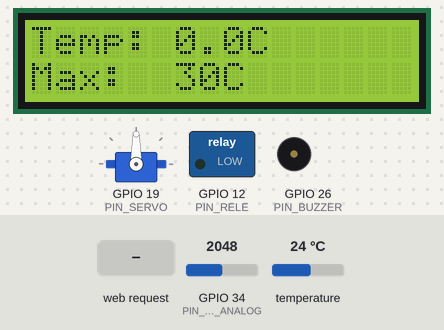
Simulated run of this sketch. Board: ESP32. Shown: servo, 16×2 character LCD, switched loads named in the sketch (green lamp = pin HIGH), buzzer (waves = sounding). Inputs (shaded band) come from the test bench; at power-on: temperature 24 °C, GPIO 34 (PIN_LDR_ANALOG) = 2048. WiFi joins after 1.5 s; servers stay silent unless stated; storage starts empty; pins used as bus, display or sensor lines are not drawn; what the sketch prints to the serial monitor is not drawn.

Above: at 2.8 s.
2.9 s: temperature set to 29.4 °C
At 6.8 s:
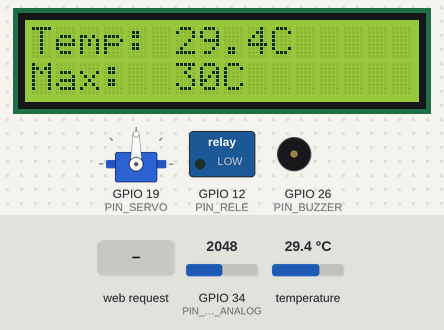
7.2 s: temperature set to 30.5 °C
At 8.6 s:
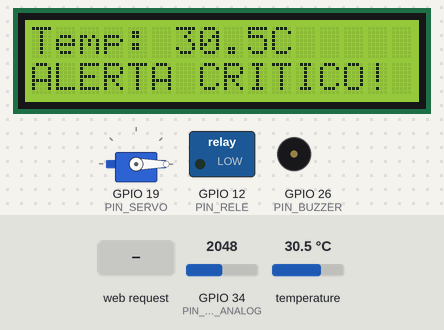
10.5 s: HTTP request GET /setTemp?val=0 received
At 13.0 s:
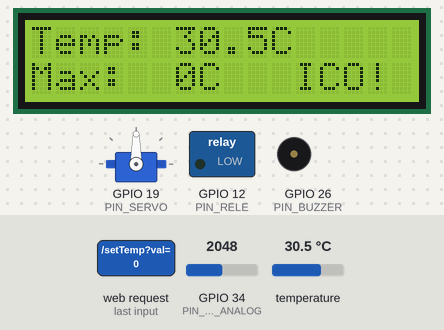
13.3 s: HTTP request GET /setTemp?val=120 received
At 14.4 s:
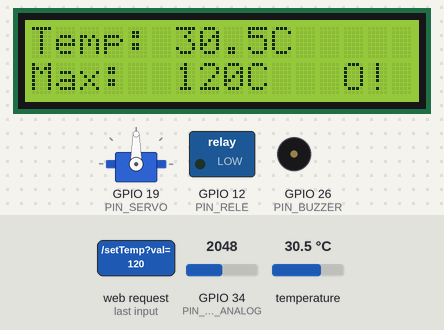
15.3 s: HTTP request GET /setTemp?val=1 received
At 16.55 s:
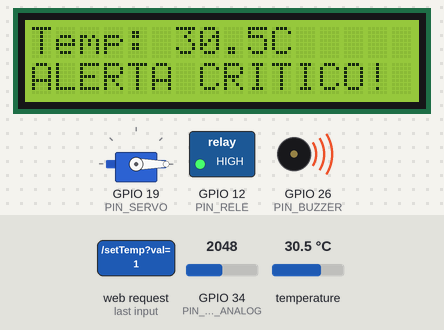
17.3 s: temperature set to 1.2 °C
At 20.0 s:
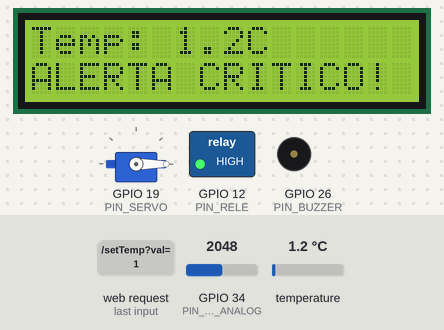
21.4 s: temperature set to 0.9 °C
Timing chart, 0 to 24.6 s (numbered marks = the images above; inputs shaded):
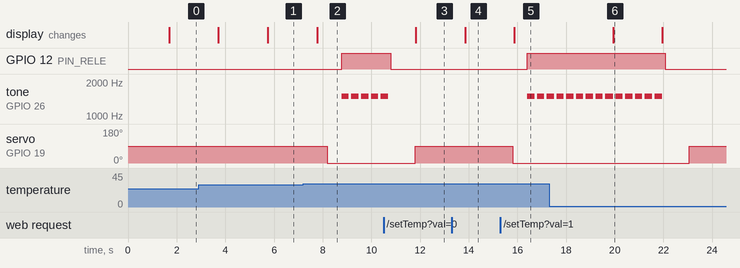

Measured:
- the behaviour switches between 30 and 30.1 °C on temperature (found by bisection; images 1 and 2)
- after the input at 2.9 s, the display: first differs from a run without the input after 2.8 s (image 1)
- after the input at 7.2 s, GPIO 12 (PIN_RELE): LOW → HIGH after 1.6 s; tone on GPIO 26 (PIN_BUZZER): alternates 1500 Hz for 0.30 s and silent for 0.10 s, starting after 1.6 s; servo on GPIO 19 (PIN_SERVO): 90° → 0° after 0.98 s; the display: changes after 0.57 s (image 2)
- after the input at 10.5 s, GPIO 12 (PIN_RELE): HIGH → LOW after 0.30 s; tone on GPIO 26 (PIN_BUZZER): goes on until 10.7 s, then stays silent; servo on GPIO 19 (PIN_SERVO): 0° → 90° after 1.3 s; the display: changes after 1.3 s (image 3)
- after the input at 13.3 s, the display: changes after 0.55 s (image 4)
- after the input at 15.3 s, GPIO 12 (PIN_RELE): LOW → HIGH after 1.1 s; tone on GPIO 26 (PIN_BUZZER): alternates 1500 Hz for 0.30 s and silent for 0.10 s, starting after 1.1 s; servo on GPIO 19 (PIN_SERVO): 90° → 0° after 0.51 s; the display: changes after 0.58 s (image 5)
- after the input at 17.3 s, the display: changes after 2.6 s (image 6)
- after the input at 21.4 s, GPIO 12 (PIN_RELE): HIGH → LOW after 0.67 s; tone on GPIO 26 (PIN_BUZZER): goes on until 22.0 s, then stays silent; servo on GPIO 19 (PIN_SERVO): 0° → 90° after 1.7 s

The sketch:

GestorDeEstresse.ino
```cpp
/**
 * Projeto: Sistema Ciberfisico de Monitoramento Termico (TDE)
 * Disciplina: Performance em Sistemas Ciberfisicos (PUCPR)
 * Autor: João Pedro Gadens Mosson
 * Versão Final: Sem Alertas de LDR, Luminosidade em Porcentagem e 12 Cards de Performance
 */

#include <WiFi.h>
#include <ESPAsyncWebServer.h>
#include <OneWire.h>
#include <DallasTemperature.h>
#include <LiquidCrystal_I2C.h>
#include <ArduinoJson.h>
#include <ESP32Servo.h>
#include <LittleFS.h>

const char *ssid = "joao";
const char *password = "jjjhhhmmm";

#define SENSOR_PIN 4
#define PIN_RELE 12
#define PIN_BUZZER 26
#define PIN_SERVO 19
#define PIN_LDR_ANALOG 34

OneWire oneWire(SENSOR_PIN);
DallasTemperature sensors(&oneWire);
LiquidCrystal_I2C lcd(0x27, 16, 2);
AsyncWebServer server(80);
Servo escotilha;

float tempAtual = 0.0;
float tempMax = 30.0;
int rawLDR = 0;
volatile unsigned long hw_uptime_seconds = 0;

bool sistemaAtivo = false;
bool last_alarme_termico = false;

TaskHandle_t TaskSensorHandle;
TaskHandle_t TaskControlHandle;
TaskHandle_t TaskDisplayHandle;
TaskHandle_t TaskSegurancaHandle;

hw_timer_t *timer = NULL;
portMUX_TYPE timerMux = portMUX_INITIALIZER_UNLOCKED;

void IRAM_ATTR onTimer() {
  portENTER_CRITICAL_ISR(&timerMux);
  hw_uptime_seconds++;
  portEXIT_CRITICAL_ISR(&timerMux);
}

void logEvent(String tipo, String mensagem) {
  File f = LittleFS.open("/logs.csv", "a");
  if (f) {
    f.printf("%lu,%s,%s,%.1f,%d\n", hw_uptime_seconds, tipo.c_str(), mensagem.c_str(), tempAtual, rawLDR);
    f.close();
  }
}

// O BLOCO HTML COMEÇA AQUI
const char index_html[] PROGMEM = R"=====(
<!DOCTYPE HTML><html>
<head>
  <meta charset="UTF-8">
  <meta name="viewport" content="width=device-width, initial-scale=1">
  <title>TDE - Performance Mosson</title>
  <script src="https://cdn.jsdelivr.net/npm/chart.js"></script>
  <style>
    :root { --primary: #2c3e50; --success: #2e7d32; --danger: #c62828; --warning: #f39c12; --bg: #f4f7f6; }
    body { font-family: 'Segoe UI', Tahoma, sans-serif; background: var(--bg); color: #333; margin: 0; padding: 20px; }
    .header { text-align: center; margin-bottom: 20px; }
    .tabs { display: flex; justify-content: center; gap: 10px; margin-bottom: 20px; flex-wrap: wrap;}
    .tab-btn { padding: 10px 20px; border: none; background: #ddd; border-radius: 5px; cursor: pointer; font-weight: bold; transition: 0.3s; }
    .tab-btn.active { background: var(--primary); color: white; }
    .tab-content { display: none; background: white; padding: 20px; border-radius: 10px; box-shadow: 0 4px 15px rgba(0,0,0,0.1); max-width: 1000px; margin: 0 auto; }
    .tab-content.active { display: block; }
    .grid { display: grid; grid-template-columns: repeat(auto-fit, minmax(200px, 1fr)); gap: 15px; text-align: center; }
    .card { padding: 15px; border-radius: 10px; background: #f9f9f9; border: 1px solid #eee; }
    .temp-value { font-size: 2.5rem; font-weight: bold; color: var(--primary); margin-top: 10px;}
    .status { padding: 10px; border-radius: 5px; font-weight: bold; margin-top: 10px; }
    .normal { background: #e8f5e9; color: var(--success); }
    .alerta { background: #ffebee; color: var(--danger); animation: blink 1s infinite; }
    .chart-container { position: relative; height: 250px; width: 100%; margin-top: 20px; border: 1px solid #ddd; border-radius: 10px; padding: 10px; background: white;}
    input[type=number] { padding: 8px; border: 1px solid #ccc; border-radius: 4px; width: 80px; font-weight:bold; }
    .btn-action { padding: 8px 15px; background: var(--primary); color: white; border: none; border-radius: 4px; cursor: pointer; font-weight:bold; }
    .console-box { background: #1e1e1e; color: #0f0; font-family: monospace; width: 100%; height: 130px; border: none; padding: 10px; border-radius: 5px; resize: none; font-size: 12px; box-sizing: border-box; margin-top: 10px; }
    @keyframes blink { 50% { opacity: 0.7; } }
    .team-list { list-style-type: square; padding-left: 20px; text-align: left; margin: 10px 0; }
    .team-list li { margin-bottom: 5px; }
  </style>
</head>
<body>
  <div class="header"><h1>Painel Ciberfísico - ESP32</h1></div>

  <div class="tabs">
    <button class="tab-btn active" onclick="openTab('monitor')">Monitoramento</button>
    <button class="tab-btn" onclick="openTab('stats')">Análise de Recursos</button>
    <button class="tab-btn" onclick="openTab('logs')">Sistema de Logs</button>
    <button class="tab-btn" onclick="openTab('about')">Sobre</button>
  </div>

  <div id="monitor" class="tab-content active">
    <div class="grid">
      <div class="card">
        <h3>Temperatura</h3>
        <div id="temp-box" class="temp-value" style="font-size: 3rem;"><span id="valor">--</span>°C</div>
        <p style="margin-bottom: 5px;">Limite Setado: <strong><span id="limite">--</span>°C</strong></p>
        <div style="margin-top:10px;">
          <input type="number" id="novoLimite" step="0.5" placeholder="Ex: 30.5">
          <button class="btn-action" onclick="setLimit()">Salvar</button>
        </div>
      </div>
      <div class="card">
        <h3>Status Térmico</h3>
        <div id="status-box" class="status normal">SISTEMA ESTÁVEL</div>
        <p>Ventoinha: <span id="rele-status">Desligada</span></p>
        <p>Escotilha: <span id="servo-status">Fechada</span></p>
      </div>
      <div class="card">
        <h3>Luminosidade (LDR)</h3>
        <div class="temp-value" style="font-size: 3rem; color: var(--warning);"><span id="luz-porcento">--</span>%</div>
        <p>Leitura ADC Bruta: <strong><span id="luz-status">--</span></strong></p>
      </div>
    </div>

    <div class="chart-container"><canvas id="tempChart"></canvas></div>
    <div class="chart-container"><canvas id="luzChart"></canvas></div>
  </div>

  <div id="stats" class="tab-content">
    <h2>Métricas de Desempenho e Hardware</h2>
    <div class="grid" style="grid-template-columns: repeat(auto-fit, minmax(180px, 1fr));">
      <div class="card"><h4 style="margin:0;">RAM Total</h4><div class="temp-value"><span id="total-heap">--</span> KB</div></div>
      <div class="card"><h4 style="margin:0;">RAM Livre</h4><div class="temp-value"><span id="heap">--</span> KB</div></div>
      <div class="card"><h4 style="margin:0;">Pico (Min RAM)</h4><div class="temp-value"><span id="min-heap">--</span> KB</div></div>
      <div class="card"><h4 style="margin:0;">Espaço Livre Prog.</h4><div class="temp-value"><span id="sketch">--</span> KB</div></div>
      <div class="card"><h4 style="margin:0;">Memória Flash</h4><div class="temp-value"><span id="flash">--</span> MB</div></div>
      <div class="card"><h4 style="margin:0;">Modelo do Chip</h4><div style="font-size: 1.6rem; font-weight: bold; color: var(--primary); margin-top: 15px;"><span id="model">--</span></div></div>
      <div class="card"><h4 style="margin:0;">Núcleos CPU</h4><div class="temp-value"><span id="cores">--</span></div></div>
      <div class="card"><h4 style="margin:0;">Freq. CPU</h4><div class="temp-value"><span id="cpu">--</span> MHz</div></div>
      <div class="card"><h4 style="margin:0;">Sinal Wi-Fi (RSSI)</h4><div class="temp-value"><span id="rssi">--</span> dBm</div></div>
      <div class="card"><h4 style="margin:0;">Uptime</h4><div class="temp-value"><span id="uptime">--</span> s</div></div>
      <div class="card"><h4 style="margin:0;">Tasks (FreeRTOS)</h4><div class="temp-value"><span id="tasks">--</span></div></div>
      <div class="card"><h4 style="margin:0;">Prio. Aplicação</h4><div style="font-size: 1.2rem; font-weight: bold; color: var(--primary); margin-top: 15px;"><span id="prio">--</span></div></div>
    </div>
  </div>

  <div id="logs" class="tab-content">
    <div class="card" style="text-align:center; padding:20px; margin-bottom: 20px; background: #e8f4f8;">
        <h3>💾 Exportação de Histórico (LittleFS)</h3>
        <p>O sistema grava intercorrências na memória Flash interna. Faça o download para auditoria.</p>
        <a href="/logs.csv" download>
          <button class="btn-action" style="font-size:1.1rem; padding: 10px 20px; margin-top: 10px;">📥 Baixar Histórico (.CSV)</button>
        </a>
    </div>

    <h2>Console em Tempo Real</h2>
    <div class="grid">
      <div class="card" style="padding: 10px;">
        <h4 style="margin:0;">[DS18B20] Sensor Térmico</h4>
        <textarea id="log-temp" class="console-box" readonly></textarea>
      </div>
      <div class="card" style="padding: 10px;">
        <h4 style="margin:0;">[LDR] Sensor Óptico</h4>
        <textarea id="log-ldr" class="console-box" readonly></textarea>
      </div>
      <div class="card" style="padding: 10px;">
        <h4 style="margin:0;">[SERVO] Escotilha</h4>
        <textarea id="log-servo" class="console-box" readonly></textarea>
      </div>
      <div class="card" style="padding: 10px;">
        <h4 style="margin:0;">[RELÉ] Ventoinha</h4>
        <textarea id="log-rele" class="console-box" readonly></textarea>
      </div>
    </div>
  </div>

  <div id="about" class="tab-content">
    <h2>Informações Acadêmicas</h2>
    <ul>
      <li><strong>Instituição:</strong> PUCPR</li>
      <li><strong>Curso:</strong> Engenharia de Software</li>
      <li><strong>Repositório:</strong> <a href="https://github.com/jpgmosson/GestorDeEstresse" target="_blank" style="color: var(--primary); font-weight: bold;">Acessar GitHub do Projeto</a></li>
      <li><strong>Equipe de Desenvolvimento:</strong>
        <ul class="team-list">
          <li>João Pedro Gadens Mosson</li>
          <li>João Pedro Magri Pozzan</li>
          <li>Eduardo Skoroboatei Gomes</li>
          <li>André Murilo Pinz Gomes</li>
          <li>Nicole Harumi Futikami</li>
        </ul>
      </li>
    </ul>
  </div>

  <script>
    const openTab = (tabId) => {
      document.querySelectorAll('.tab-content').forEach(tab => tab.classList.remove('active'));
      document.querySelectorAll('.tab-btn').forEach(btn => btn.classList.remove('active'));
      document.getElementById(tabId).classList.add('active');
      event.currentTarget.classList.add('active');
    };

    const setLimit = () => {
      const v = document.getElementById('novoLimite').value;
      if(v && v > 0) {
        fetch('/setTemp?val=' + v).then(res => {
          if(res.ok) { alert('Novo limite térmico salvo na Flash com sucesso!'); document.getElementById('novoLimite').value='';}
        });
      }
    };

    const ctxTemp = document.getElementById('tempChart').getContext('2d');
    const tempChart = new Chart(ctxTemp, { type: 'line', data: { labels: [], datasets: [{ label: 'Temperatura (°C)', borderColor: '#2c3e50', backgroundColor: 'rgba(44, 62, 80, 0.2)', data: [], fill: true, tension: 0.4 }] }, options: { responsive: true, maintainAspectRatio: false } });

    const ctxLuz = document.getElementById('luzChart').getContext('2d');
    const luzChart = new Chart(ctxLuz, { type: 'line', data: { labels: [], datasets: [{ label: 'Luminosidade (ADC Bruto)', borderColor: '#f39c12', backgroundColor: 'rgba(243, 156, 18, 0.2)', data: [], fill: true, tension: 0.4 }] }, options: { responsive: true, maintainAspectRatio: false } });

    setInterval(() => {
      fetch('/data').then(res => res.json()).then(json => {
        document.getElementById("valor").innerHTML = json.temp.toFixed(1);
        document.getElementById("limite").innerHTML = json.max.toFixed(1);
        document.getElementById("luz-status").innerHTML = json.rawLDR;

        // Converte escala invertida do LDR para porcentagem (0% escuro absoluto, 100% luz extrema)
        let luzPct = Math.round(((4095 - json.rawLDR) / 4095) * 100);
        if(luzPct < 0) luzPct = 0;
        if(luzPct > 100) luzPct = 100;
        document.getElementById("luz-porcento").innerHTML = luzPct;

        let stRele = "Desligada";
        let stServo = "Fechada";

        if(json.temp > json.max) {
          document.getElementById("status-box").innerHTML = "ALERTA TÉRMICO!";
          document.getElementById("status-box").className = "status alerta";
          document.getElementById("rele-status").innerHTML = "<strong>LIGADA</strong>";
          document.getElementById("servo-status").innerHTML = "<strong>Aberta (0°)</strong>";
          stRele = "Ligada";
          stServo = "Aberta";
        } else {
          document.getElementById("status-box").innerHTML = "SISTEMA ESTÁVEL";
          document.getElementById("status-box").className = "status normal";
          document.getElementById("rele-status").innerHTML = "Desligada";
          document.getElementById("servo-status").innerHTML = "Fechada (90°)";
        }

        const now = new Date();
        const timeLabel = now.getHours() + ':' + now.getMinutes() + ':' + now.getSeconds();

        const logT = document.getElementById('log-temp');
        logT.value += `[${timeLabel}] Leitura: ${json.temp.toFixed(1)}°C\n`;
        logT.scrollTop = logT.scrollHeight;

        const logL = document.getElementById('log-ldr');
        logL.value += `[${timeLabel}] ADC: ${json.rawLDR} | Intensidade: ${luzPct}%\n`;
        logL.scrollTop = logL.scrollHeight;

        const logS = document.getElementById('log-servo');
        logS.value += `[${timeLabel}] Posição: ${stServo}\n`;
        logS.scrollTop = logS.scrollHeight;

        const logR = document.getElementById('log-rele');
        logR.value += `[${timeLabel}] Status: ${stRele}\n`;
        logR.scrollTop = logR.scrollHeight;

        if(tempChart.data.labels.length > 15) { tempChart.data.labels.shift(); tempChart.data.datasets[0].data.shift(); }
        tempChart.data.labels.push(timeLabel);
        tempChart.data.datasets[0].data.push(json.temp);
        tempChart.update();

        if(luzChart.data.labels.length > 15) { luzChart.data.labels.shift(); luzChart.data.datasets[0].data.shift(); }
        luzChart.data.labels.push(timeLabel);
        luzChart.data.datasets[0].data.push(json.rawLDR);
        luzChart.update();
      });

      fetch('/stats').then(res => res.json()).then(json => {
        document.getElementById("total-heap").innerHTML = (json.total_heap / 1024).toFixed(1);
        document.getElementById("heap").innerHTML = (json.heap / 1024).toFixed(1);
        document.getElementById("min-heap").innerHTML = (json.min_heap / 1024).toFixed(1);
        document.getElementById("cpu").innerHTML = json.cpu;
        document.getElementById("cores").innerHTML = json.cores;
        document.getElementById("model").innerHTML = json.model;
        document.getElementById("uptime").innerHTML = json.uptime;
        document.getElementById("tasks").innerHTML = json.tasks;
        document.getElementById("prio").innerHTML = json.prio_app;
        document.getElementById("flash").innerHTML = (json.flash / 1048576).toFixed(1);
        document.getElementById("sketch").innerHTML = (json.sketch / 1024).toFixed(1);
        document.getElementById("rssi").innerHTML = json.rssi;
      });
    }, 2000);
  </script>
</body></html>
)=====";
// O BLOCO HTML TERMINA AQUI

void TaskSensor(void *pvParameters) {
  for (;;) {
    sensors.requestTemperatures();
    tempAtual = sensors.getTempCByIndex(0);
    vTaskDelay(pdMS_TO_TICKS(1000));
  }
}

void TaskControl(void *pvParameters) {
  for (;;) {
    bool current_alarme_termico = (tempAtual > tempMax && tempMax > 0);

    if (current_alarme_termico && !last_alarme_termico) {
      logEvent("WARNING", "Alerta Termico Acionado");
    } else if (!current_alarme_termico && last_alarme_termico) {
      logEvent("INFO", "Sistema Termico Normalizado");
    }
    last_alarme_termico = current_alarme_termico;

    if (current_alarme_termico) {
      if (!sistemaAtivo) {
        escotilha.write(0);
        vTaskDelay(pdMS_TO_TICKS(600));
        digitalWrite(PIN_RELE, HIGH);
        sistemaAtivo = true;
      }
      tone(PIN_BUZZER, 1500);
      vTaskDelay(pdMS_TO_TICKS(300));
      noTone(PIN_BUZZER);
      digitalWrite(PIN_BUZZER, HIGH);
      vTaskDelay(pdMS_TO_TICKS(100));
    } else {
      if (sistemaAtivo) {
        digitalWrite(PIN_RELE, LOW);
        vTaskDelay(pdMS_TO_TICKS(1000));
        escotilha.write(90);
        sistemaAtivo = false;
      }
      digitalWrite(PIN_RELE, LOW);
      noTone(PIN_BUZZER);
      digitalWrite(PIN_BUZZER, HIGH);
      vTaskDelay(pdMS_TO_TICKS(500));
    }
  }
}

void TaskSeguranca(void *pvParameters) {
  for (;;) {
    // Apenas atualiza a variável continuamente para os gráficos e consoles
    rawLDR = analogRead(PIN_LDR_ANALOG);
    vTaskDelay(pdMS_TO_TICKS(500));
  }
}

void TaskDisplay(void *pvParameters) {
  for (;;) {
    lcd.setCursor(0, 0);
    lcd.print("Temp: ");
    lcd.print(tempAtual, 1);
    lcd.print("C   ");

    lcd.setCursor(0, 1);
    if (tempAtual > tempMax && tempMax > 0) {
      lcd.print("ALERTA CRITICO! ");
    } else {
      lcd.print("Max:  ");
      lcd.print(tempMax, 0);
      lcd.print("C   ");
    }
    vTaskDelay(pdMS_TO_TICKS(2000));
  }
}

void setup() {
  Serial.begin(115200);

  pinMode(PIN_RELE, OUTPUT);
  pinMode(PIN_BUZZER, OUTPUT);
  digitalWrite(PIN_RELE, LOW);
  digitalWrite(PIN_BUZZER, HIGH);

  pinMode(PIN_LDR_ANALOG, INPUT);

  escotilha.setPeriodHertz(50);
  escotilha.attach(PIN_SERVO, 500, 2400);
  escotilha.write(90);

  lcd.init();
  lcd.backlight();
  sensors.begin();

  timer = timerBegin(1000000);
  timerAttachInterrupt(timer, &onTimer);
  timerAlarm(timer, 1000000, true, 0);

  lcd.setCursor(0, 0);
  lcd.print("Iniciando FS...");
  Serial.println("\n[SISTEMA CIBERFISICO - TDE PUCPR]");

  if (!LittleFS.begin(true)) {
    Serial.println("Erro Crítico: Falha ao montar o sistema de arquivos (LittleFS).");
  } else {
    File arquivo = LittleFS.open("/config.txt", "r");
    if (arquivo) {
      tempMax = arquivo.readString().toFloat();
      arquivo.close();
      Serial.println("Limite restaurado da Flash: " + String(tempMax) + "C");
    } else {
      Serial.println("Primeira inicializacao. Usando limite padrao: 30.0C");
    }
  }

  logEvent("INFO", "Sistema Iniciado (Boot)");

  lcd.clear();
  lcd.print("Conectando WiFi");
  WiFi.begin(ssid, password);
  while (WiFi.status() != WL_CONNECTED) {
    vTaskDelay(pdMS_TO_TICKS(500));
    Serial.print(".");
  }

  Serial.println("\nWiFi Conectado!");
  Serial.print("IP para acessar o Dashboard: ");
  Serial.println(WiFi.localIP());

  lcd.clear();
  lcd.print("IP: ");
  lcd.setCursor(0, 1);
  lcd.print(WiFi.localIP());

  server.on("/", HTTP_GET, [](AsyncWebServerRequest *request) {
    request->send_P(200, "text/html", index_html);
  });

  server.on("/data", HTTP_GET, [](AsyncWebServerRequest *request) {
    StaticJsonDocument<128> doc;
    doc["temp"] = tempAtual;
    doc["max"] = tempMax;
    doc["rawLDR"] = rawLDR;
    String response;
    serializeJson(doc, response);
    request->send(200, "application/json", response);
  });

  server.on("/stats", HTTP_GET, [](AsyncWebServerRequest *request) {
    StaticJsonDocument<512> doc;
    doc["total_heap"] = ESP.getHeapSize();
    doc["heap"] = ESP.getFreeHeap();
    doc["min_heap"] = ESP.getMinFreeHeap();
    doc["cpu"] = ESP.getCpuFreqMHz();
    doc["cores"] = ESP.getChipCores();
    doc["model"] = ESP.getChipModel();
    doc["flash"] = ESP.getFlashChipSize();
    doc["sketch"] = ESP.getFreeSketchSpace();
    doc["rssi"] = WiFi.RSSI();

    portENTER_CRITICAL(&timerMux);
    doc["uptime"] = hw_uptime_seconds;
    portEXIT_CRITICAL(&timerMux);

    doc["tasks"] = uxTaskGetNumberOfTasks();
    doc["prio_app"] = "Task_Controle (Prio 2)";

    String response;
    serializeJson(doc, response);
    request->send(200, "application/json", response);
  });

  server.on("/setTemp", HTTP_GET, [](AsyncWebServerRequest *request) {
    if (request->hasParam("val")) {
      String val = request->getParam("val")->value();
      tempMax = val.toFloat();

      File f = LittleFS.open("/config.txt", "w");
      if (f) {
        f.print(val);
        f.close();
      }

      logEvent("INFO", "Novo Limite Termico via WEB: " + val + "C");
      request->send(200, "text/plain", "OK");
    } else {
      request->send(400, "text/plain", "Erro: Parametro ausente");
    }
  });

  server.on("/logs.csv", HTTP_GET, [](AsyncWebServerRequest *request) {
    request->send(LittleFS, "/logs.csv", "text/csv", true);
  });

  server.begin();

  xTaskCreatePinnedToCore(TaskSensor, "Task_Sensor", 4096, NULL, 1, &TaskSensorHandle, 1);
  xTaskCreatePinnedToCore(TaskControl, "Task_Controle", 4096, NULL, 2, &TaskControlHandle, 0);
  xTaskCreatePinnedToCore(TaskDisplay, "Task_LCD", 4096, NULL, 1, &TaskDisplayHandle, 1);
  xTaskCreatePinnedToCore(TaskSeguranca, "Task_Segur", 4096, NULL, 1, &TaskSegurancaHandle, 1);
}

void loop() {
  vTaskDelay(portMAX_DELAY);
}
```
